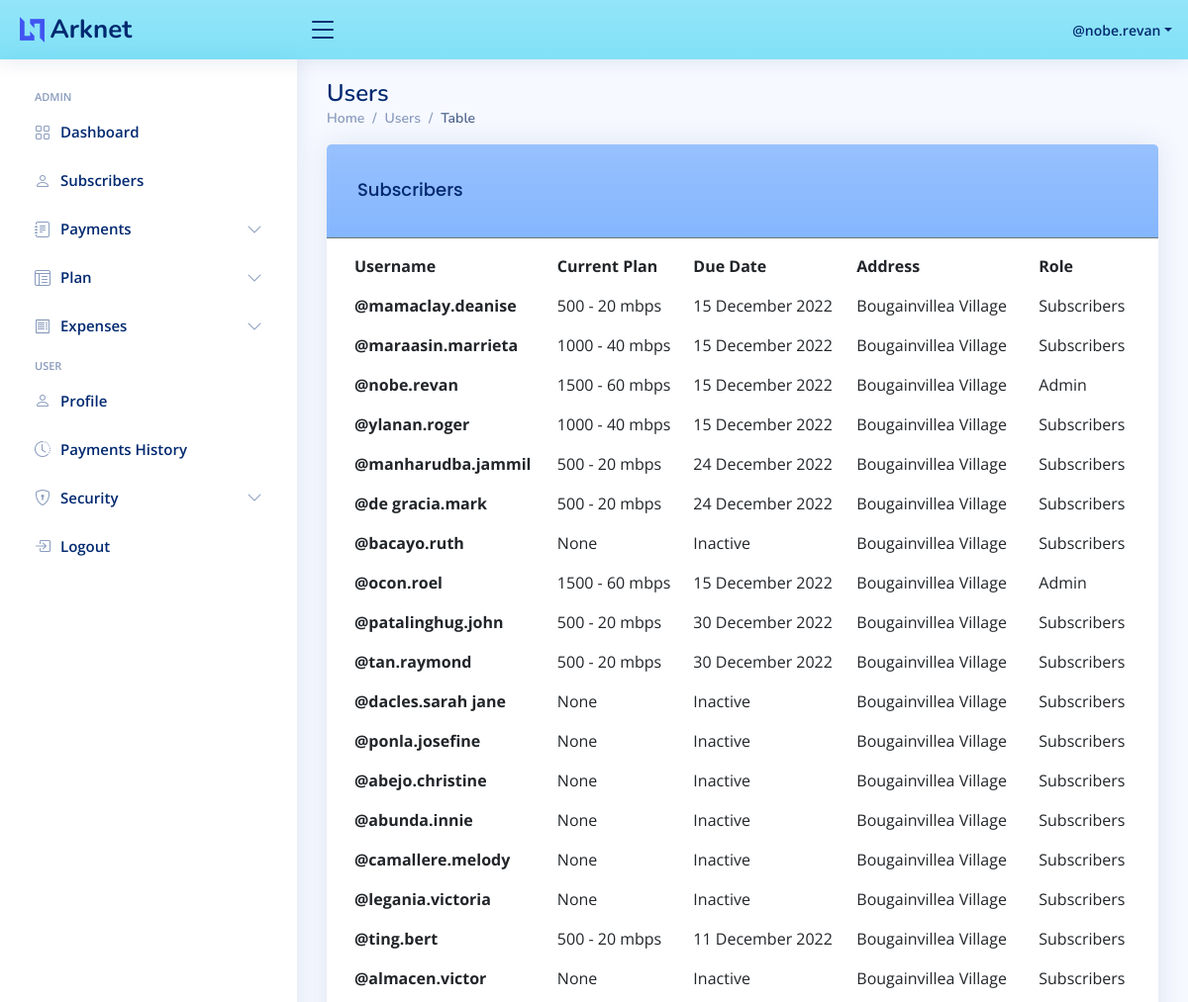
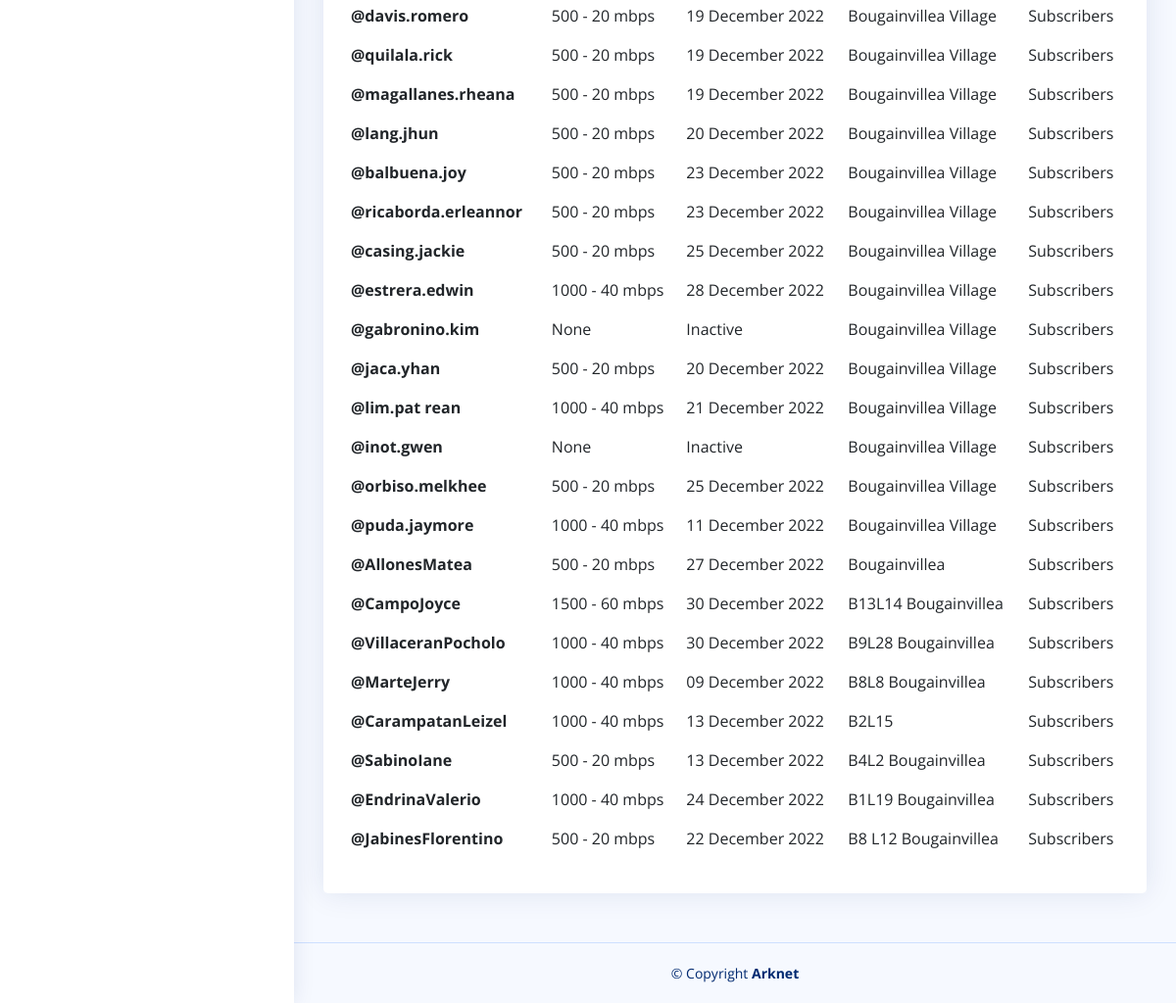
Page /users/ (signed in) on the committed database (2 pictures, top to bottom).
### app/models.py (models this page shows, shortened)
class User(db.Model):
    id = db.Column(db.Integer, primary_key=True)
    username = db.Column(db.String(120), nullable=False, unique=True)
    _password = db.Column(db.String(120), nullable=False)
    created_on = db.Column(db.DateTime(timezone=True),
                            server_default=db.func.now())
    last_modified = db.Column(db.DateTime(
        timezone=True), nullable=False, server_default=db.func.now())
    last_login = db.Column(db.DateTime(timezone=True))
    is_admin = db.Column(db.Boolean, default=False)
    email = db.Column(db.String(255), unique=True)
    is_email_verified = db.Column(db.Boolean, default=False)
    user_details_id = db.Column(db.Integer, db.ForeignKey(
        "user_details.id", ondelete="CASCADE"))
    user_details = db.relationship("UserDetails", backref=db.backref("user", uselist=False, cascade="all, delete",
                                                                        passive_deletes=True))
    def __str__(self):
        return f"@{self.username}"
    @property
    def password(self):
        return self._password
    @property
    def current_payment(self):
        return Payment.query.order_by(db.asc(Payment.due_date)).filter(Payment.user_id == self.id).filter(
            Payment.is_expired == False).first()
    @property
    def due_date(self):
        return self.current_payment.due_date or None

class Plan(db.Model):
    id = db.Column(db.Integer, primary_key=True)
    price = db.Column(db.Integer, nullable=False)
    speed = db.Column(db.Integer, nullable=False)
    def __str__(self):
        return f"{self.price} - {self.speed} mbps"

class Payment(db.Model):
    id = db.Column(db.Integer, primary_key=True)
    remarks = db.Column(db.String(80))
    date_paid = db.Column(db.DateTime(timezone=True),
                          default=datetime.datetime.now())
    due_date = db.Column(db.DateTime(timezone=True), nullable=False,
                         default=datetime.datetime.now() + datetime.timedelta(days=30))
    receipt = db.Column(db.String(255), unique=True)
    receipt_id = db.Column(db.Integer, unique=True)
    amount = db.Column(db.Float, nullable=False)
    received_by_id = db.Column(
        db.Integer, db.ForeignKey("user.id"), nullable=False)
    received_by = db.relationship("User", foreign_keys=[received_by_id])
    plan_id = db.Column(db.Integer, db.ForeignKey(
        "plan.id", ondelete="CASCADE"))
    plan = db.relationship("Plan", backref='payment')
    user_id = db.Column(db.Integer, db.ForeignKey(
        "user.id", ondelete="CASCADE"), nullable=False)
    user = db.relationship("User", backref=db.backref("payments", cascade="all, delete", passive_deletes=True),
                            foreign_keys=[user_id])
    def __str__(self) -> str:
        return str(self.plan)
    @hybrid_property
    def is_expired(self):
        return self.due_date < datetime.datetime.now()

class UserDetails(db.Model):
    id = db.Column(db.Integer, primary_key=True)
    first_name = db.Column(db.String(255), nullable=False)
    middle_name = db.Column(db.String(255))
    last_name = db.Column(db.String(255), nullable=False)
    address = db.Column(db.String(255), nullable=False)
    phone = db.Column(db.String(11))
    social_media = db.Column(db.String(255))
    about = db.Column(db.String(255))

### app/auth/utils.py (the view)
    def decors(*args, **kwargs):
        if not load_user().is_admin and not request.args.get('token'):
            return abort(403)
        return func(*args, **kwargs)

### app/auth/utils.py (called while the page is built)
def require_login(func, login_url="auth.login"):
    def decors(*args, **kwargs):
        if load_user() is None:
            return redirect(url_for(login_url))
        return func(*args, **kwargs)
    decors.__name__ = func.__name__
    return decors

def admin_required(func):
    def decors(*args, **kwargs):
        if not load_user().is_admin and not request.args.get('token'):
            return abort(403)
        return func(*args, **kwargs)
    decors.__name__ = func.__name__
    return decors

def load_user() -> User:
    return User.query.filter_by(username=session.get("username")).first()

### app/main/routes.py (called while the page is built)
@main_bp.route("/users/")
@require_login
@admin_required
def users_table():
    token = request.args.get('token')
    users = User.query.filter(User.id != 1)
    if token:
        try:
            search = loads_token(token, salt='search_username')
            users = users.filter(or_(User.username.like(f"%{search}%")))
        except:
            return abort(403)
    context = dict(
        users = users
    )
    return render_template("main/users.html", **context)

### app/utils.py (called while the page is built)
def dumps_token(token, salt=None):
    return s.dumps(token, salt)

### app/templates/main/users.html (shortened to what this page needs)
{% extends 'base.html' %}
{% block body %}
  <header id="header" class="header fixed-top d-flex align-items-center bg-info bg-gradient bg-opacity-50">
    {% include 'includes/logo.html' %}
    {% include 'includes/navbar.html' %}
  </header>
   {% include 'includes/sidenav.html' %}
<main id="main" class="main">
    <div class="pagetitle">
      <h1>Users</h1>
      <nav>
        <ol class="breadcrumb">
          <li class="breadcrumb-item"><a href="#">Home</a></li>
          <li class="breadcrumb-item">Users</li>
          <li class="breadcrumb-item active">Table</li>
        </ol>
      </nav>
    </div>
    <section class="section">
      <div class="row">
        <div class="col">
          <div class="card">
            <div class="card-header bg-primary bg-gradient bg-opacity-50 border-bottom border-secondary">
              <h5 class="card-title mx-3">Subscribers</h5>
            </div>
            <div class="card-body pt-2 bg-light bg-gradient bg-opacity-10">
              <div class="table-responsive">
                <table class="table table-hover table-borderless datatable">
                  <thead>
                    <tr>
                      <th scope="col">Username</th>
                      <th scope="col">Current Plan</th>
                      <th scope="col">Due Date</th>
                      <th scope="col">Address</th>
                      <th scope="col">Role</th>
                    </tr>
                  </thead>
                  <tbody>
                    {% for user in users %}
                      <tr>
                          <td><a class="fw-bold text-dark" href="{{ url_for('main.profile', token=dumps_token(user.username, salt='username')) }}">{{ user }}</a></td>
                          <td>{{ user.current_payment }}</td>
                          <td>{{ user.due_date.strftime("%d %B %Y") if user.due_date else "Inactive" }}</td>
                          <td>{{ user.user_details.address }}</td>
                          <td>{{ "Admin" if user.is_admin else "Subscribers" }}</td>
                      </tr>
                    {% endfor %}
                  </tbody>
                </table>
              </div>
            </div>
          </div>
        </div>
      </div>
    </section>
  </main>
{% endblock %}

### app/templates/includes/navbar.html (shortened to what this page needs)
<nav class="header-nav ms-auto">
    <ul class="d-flex align-items-center">
      <li class="nav-item dropdown pe-3">
        <a class="nav-link nav-profile d-flex align-items-center pe-0" href="#" data-bs-toggle="dropdown">
          <span class="d-none d-md-block dropdown-toggle ps-2">{{ load_user() }}</span>
        </a>
      </li>
    </ul>
  </nav>

### app/static/css/style.css (style rules this page uses)
:root { scroll-behavior: smooth; }
body { font-family: "Open Sans", sans-serif; background: #f6f9ff; color: #444444; }
a { color: #4154f1; text-decoration: none; }
h1, h2, h3, h4, h5, h6 { font-family: "Nunito", sans-serif; }
#main { margin-top: 60px; padding: 20px 30px; transition: all 0.3s; }
.pagetitle { margin-bottom: 10px; }
.pagetitle h1 { font-size: 24px; margin-bottom: 0; font-weight: 600; color: #012970; }
.card { margin-bottom: 30px; border: none; border-radius: 5px; box-shadow: 0px 0 30px rgba(1, 41, 112, 0.1); }
.card-header, .card-footer { border-color: #ebeef4; background-color: #fff; color: #798eb3; padding: 15px; }
.card-title { padding: 20px 0 15px 0; font-size: 18px; font-weight: 500; color: #012970; font-family: "Poppins", sans-serif; }
.card-body { padding: 0 20px 20px 20px; }
.breadcrumb { font-size: 14px; font-family: "Nunito", sans-serif; color: #899bbd; font-weight: 600; }
.breadcrumb a { color: #899bbd; transition: 0.3s; }
.breadcrumb .breadcrumb-item::before { color: #899bbd; }
.breadcrumb .active { color: #51678f; font-weight: 600; }
.header { transition: all 0.5s; z-index: 997; height: 60px; box-shadow: 0px 2px 20px rgba(1, 41, 112, 0.1); background-color: #fff; padding-left: 20px; }
.header-nav ul { list-style: none; }
.header-nav>ul { margin: 0; padding: 0; }
.header-nav .nav-profile { color: #012970; }
.header-nav .nav-profile span { font-size: 14px; font-weight: 600; }
@media (min-width: 1200px) { #main, #footer { margin-left: 300px; } }

### rows in the picture
User: username "@nobe.revan", current_payment "1500 - 60 mbps", due_date "15 December 2022", user_details.address "Bougainvillea Village", is_admin "Admin"
User: username "@mamaclay.deanise", current_payment "500 - 20 mbps", due_date "15 December 2022", user_details.address "Bougainvillea Village", is_admin "Subscribers"
User: username "@maraasin.marrieta", current_payment "1000 - 40 mbps", due_date "15 December 2022", user_details.address "Bougainvillea Village", is_admin "Subscribers"
User: username "@ylanan.roger", current_payment "1000 - 40 mbps", due_date "15 December 2022", user_details.address "Bougainvillea Village", is_admin "Subscribers"
User: username "@manharudba.jammil", current_payment "500 - 20 mbps", due_date "24 December 2022", user_details.address "Bougainvillea Village", is_admin "Subscribers"
User: username "@de gracia.mark", current_payment "500 - 20 mbps", due_date "24 December 2022", user_details.address "Bougainvillea Village", is_admin "Subscribers"
User: username "@bacayo.ruth", current_payment "None", due_date "Inactive", user_details.address "Bougainvillea Village", is_admin "Subscribers"
User: username "@ocon.roel", current_payment "1500 - 60 mbps", due_date "15 December 2022", user_details.address "Bougainvillea Village", is_admin "Admin"
User: username "@patalinghug.john", current_payment "500 - 20 mbps", due_date "30 December 2022", user_details.address "Bougainvillea Village", is_admin "Subscribers"
User: username "@tan.raymond", current_payment "500 - 20 mbps", due_date "30 December 2022", user_details.address "Bougainvillea Village", is_admin "Subscribers"
User: username "@dacles.sarah jane", current_payment "None", due_date "Inactive", user_details.address "Bougainvillea Village", is_admin "Subscribers"
User: username "@ponla.josefine", current_payment "None", due_date "Inactive", user_details.address "Bougainvillea Village", is_admin "Subscribers"
User: username "@abejo.christine", current_payment "None", due_date "Inactive", user_details.address "Bougainvillea Village", is_admin "Subscribers"
User: username "@abunda.innie", current_payment "None", due_date "Inactive", user_details.address "Bougainvillea Village", is_admin "Subscribers"
User: username "@camallere.melody", current_payment "None", due_date "Inactive", user_details.address "Bougainvillea Village", is_admin "Subscribers"
User: username "@legania.victoria", current_payment "None", due_date "Inactive", user_details.address "Bougainvillea Village", is_admin "Subscribers"
User: username "@ting.bert", current_payment "500 - 20 mbps", due_date "11 December 2022", user_details.address "Bougainvillea Village", is_admin "Subscribers"
User: username "@almacen.victor", current_payment "None", due_date "Inactive", user_details.address "Bougainvillea Village", is_admin "Subscribers"
User: username "@davis.romero", current_payment "500 - 20 mbps", due_date "19 December 2022", user_details.address "Bougainvillea Village", is_admin "Subscribers"
User: username "@quilala.rick", current_payment "500 - 20 mbps", due_date "19 December 2022", user_details.address "Bougainvillea Village", is_admin "Subscribers"
User: username "@magallanes.rheana", current_payment "500 - 20 mbps", due_date "19 December 2022", user_details.address "Bougainvillea Village", is_admin "Subscribers"
User: username "@lang.jhun", current_payment "500 - 20 mbps", due_date "20 December 2022", user_details.address "Bougainvillea Village", is_admin "Subscribers"
User: username "@balbuena.joy", current_payment "500 - 20 mbps", due_date "23 December 2022", user_details.address "Bougainvillea Village", is_admin "Subscribers"
User: username "@ricaborda.erleannor", current_payment "500 - 20 mbps", due_date "23 December 2022", user_details.address "Bougainvillea Village", is_admin "Subscribers"
User: username "@casing.jackie", current_payment "500 - 20 mbps", due_date "25 December 2022", user_details.address "Bougainvillea Village", is_admin "Subscribers"
User: username "@estrera.edwin", current_payment "1000 - 40 mbps", due_date "28 December 2022", user_details.address "Bougainvillea Village", is_admin "Subscribers"
User: username "@gabronino.kim", current_payment "None", due_date "Inactive", user_details.address "Bougainvillea Village", is_admin "Subscribers"
User: username "@jaca.yhan", current_payment "500 - 20 mbps", due_date "20 December 2022", user_details.address "Bougainvillea Village", is_admin "Subscribers"
User: username "@lim.pat rean", current_payment "1000 - 40 mbps", due_date "21 December 2022", user_details.address "Bougainvillea Village", is_admin "Subscribers"
User: username "@inot.gwen", current_payment "None", due_date "Inactive", user_details.address "Bougainvillea Village", is_admin "Subscribers"
User: username "@orbiso.melkhee", current_payment "500 - 20 mbps", due_date "25 December 2022", user_details.address "Bougainvillea Village", is_admin "Subscribers"
User: username "@puda.jaymore", current_payment "1000 - 40 mbps", due_date "11 December 2022", user_details.address "Bougainvillea Village", is_admin "Subscribers"
User: username "@AllonesMatea", current_payment "500 - 20 mbps", due_date "27 December 2022", user_details.address "Bougainvillea", is_admin "Subscribers"
User: username "@CampoJoyce", current_payment "1500 - 60 mbps", due_date "30 December 2022", user_details.address "B13L14 Bougainvillea", is_admin "Subscribers"
User: username "@VillaceranPocholo", current_payment "1000 - 40 mbps", due_date "30 December 2022", user_details.address "B9L28 Bougainvillea", is_admin "Subscribers"
User: username "@MarteJerry", current_payment "1000 - 40 mbps", due_date "09 December 2022", user_details.address "B8L8 Bougainvillea", is_admin "Subscribers"
User: username "@CarampatanLeizel", current_payment "1000 - 40 mbps", due_date "13 December 2022", user_details.address "B2L15", is_admin "Subscribers"
User: username "@SabinoIane", current_payment "500 - 20 mbps", due_date "13 December 2022", user_details.address "B4L2 Bougainvillea", is_admin "Subscribers"
User: username "@EndrinaValerio", current_payment "1000 - 40 mbps", due_date "24 December 2022", user_details.address "B1L19 Bougainvillea", is_admin "Subscribers"
User: username "@JabinesFlorentino", current_payment "500 - 20 mbps", due_date "22 December 2022", user_details.address "B8 L12 Bougainvillea", is_admin "Subscribers"
